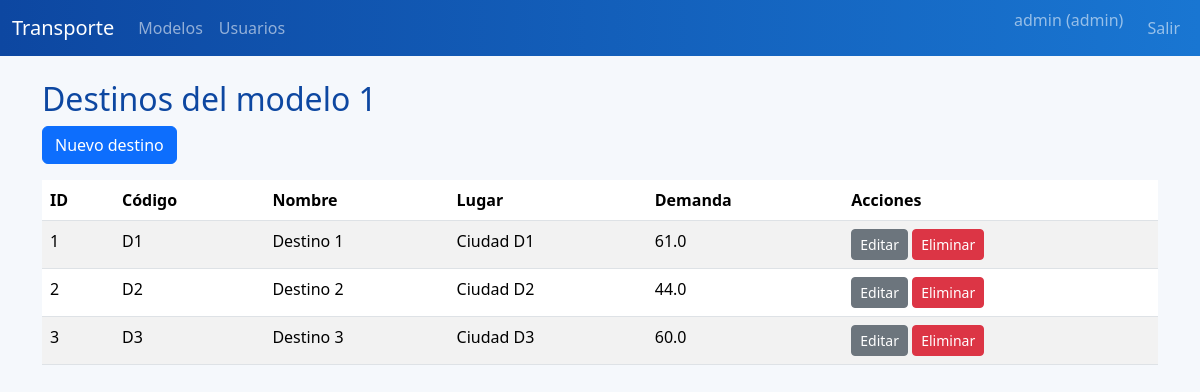
The page /destinations/1/ (signed in) on the database its author committed.
### app/models/models.py (models this page shows, shortened)
class User(UserMixin, db.Model):
    __tablename__ = 'users'
    id = db.Column(db.Integer, primary_key=True)
    username = db.Column(db.String(64), unique=True, nullable=False)
    email = db.Column(db.String(120), unique=True, nullable=False)
    password_hash = db.Column(db.String(128), nullable=False)
    role = db.Column(db.String(20), nullable=False, default='consulta')
    models = db.relationship('TransportModel', backref='user', lazy=True)

class Destination(db.Model):
    __tablename__ = 'destinations'
    id = db.Column(db.Integer, primary_key=True)
    codigo = db.Column(db.String(64), nullable=False)
    nombre = db.Column(db.String(128), nullable=False)
    lugar = db.Column(db.String(128))
    demanda_minima = db.Column(db.Float, nullable=False)
    model_id = db.Column(db.Integer, db.ForeignKey('transport_models.id'), nullable=False)

### app/destinations/routes.py (the view)
@bp.route('/<int:model_id>/')
@login_required
def index(model_id):
    if not user_owns_model(model_id):
        flash('No tiene acceso a este modelo.', 'danger')
        return redirect(url_for('models_bp.index'))
    destinations = Destination.query.filter_by(model_id=model_id).all()
    return render_template('destinations/index.html', destinations=destinations, model_id=model_id)

### app/destinations/routes.py (called while the page is built)
def user_owns_model(model_id):
    model = TransportModel.query.filter_by(id=model_id, user_id=current_user.id).first()
    return model is not None

### app/models/models.py (called while the page is built)
@login_manager.user_loader
def load_user(user_id):
    return User.query.get(int(user_id))

### app/templates/destinations/index.html (shortened to what this page needs)
{% extends 'base.html' %}
{% block content %}
<h2>Destinos del modelo {{ model_id }}</h2>
<a href="{{ url_for('destinations.create', model_id=model_id) }}" class="btn btn-primary mb-3">Nuevo destino</a>
<table class="table table-striped">
    <thead>
        <tr>
            <th>ID</th><th>Código</th><th>Nombre</th><th>Lugar</th><th>Demanda</th><th>Acciones</th>
        </tr>
    </thead>
    <tbody>
        {% for d in destinations %}
        <tr>
            <td>{{ d.id }}</td>
            <td>{{ d.codigo }}</td>
            <td>{{ d.nombre }}</td>
            <td>{{ d.lugar }}</td>
            <td>{{ d.demanda_minima }}</td>
            <td>
                <a href="{{ url_for('destinations.edit', model_id=model_id, dest_id=d.id) }}" class="btn btn-sm btn-secondary">Editar</a>
                <form method="post" action="{{ url_for('destinations.delete', model_id=model_id, dest_id=d.id) }}" style="display:inline;">
                    <button type="submit" class="btn btn-sm btn-danger" onclick="return confirm('¿Eliminar destino?');">Eliminar</button>
                </form>
            </td>
        </tr>
        {% endfor %}
    </tbody>
</table>
{% endblock %}

### app/templates/base.html (shortened to what this page needs)
<!doctype html>
<html lang="es">
<head>
    <link href="https://cdn.jsdelivr.net/npm/bootstrap@5.3.3/dist/css/bootstrap.min.css" rel="stylesheet">
    <link rel="stylesheet" href="{{ url_for('static', filename='css/style.css') }}">
</head>
<body>
    <nav class="navbar navbar-expand-lg navbar-dark bg-primary mb-4">
        <div class="container-fluid">
            <a class="navbar-brand" href="{{ url_for('main.dashboard') }}">Transporte</a>
            <div class="collapse navbar-collapse" id="navbarNav">
                <ul class="navbar-nav me-auto">
                    {% if current_user.is_authenticated %}
                    <li class="nav-item"><a class="nav-link" href="{{ url_for('models_bp.index') }}">Modelos</a></li>
                    <li class="nav-item"><a class="nav-link" href="{{ url_for('users.index') }}">Usuarios</a></li>
                    {% endif %}
                </ul>
                <ul class="navbar-nav">
                    {% if current_user.is_authenticated %}
                    <li class="nav-item"><span class="navbar-text me-3">{{ current_user.username }} ({{ current_user.role }})</span></li>
                    <li class="nav-item"><a class="nav-link" href="{{ url_for('auth.logout') }}">Salir</a></li>
                    {% else %}
                    <li class="nav-item"><a class="nav-link" href="{{ url_for('auth.login') }}">Ingresar</a></li>
                    {% endif %}
                </ul>
            </div>
        </div>
    </nav>
    <div class="container">
        {% block content %}{% endblock %}
    </div>
</body>
</html>

### app/static/css/style.css (style rules this page uses)
body { background-color: #f5f8fc; }
.navbar { background: linear-gradient(90deg, #0d47a1, #1976d2); }
h1, h2, h3 { color: #0d47a1; }

### rows shown on the page
User: username "admin", role "admin"
Destination: id "1", codigo "D1", nombre "Destino 1", lugar "Ciudad D1", demanda_minima "61.0"
Destination: id "2", codigo "D2", nombre "Destino 2", lugar "Ciudad D2", demanda_minima "44.0"
Destination: id "3", codigo "D3", nombre "Destino 3", lugar "Ciudad D3", demanda_minima "60.0"

### other values the page prints
{{ model_id }} "1"
